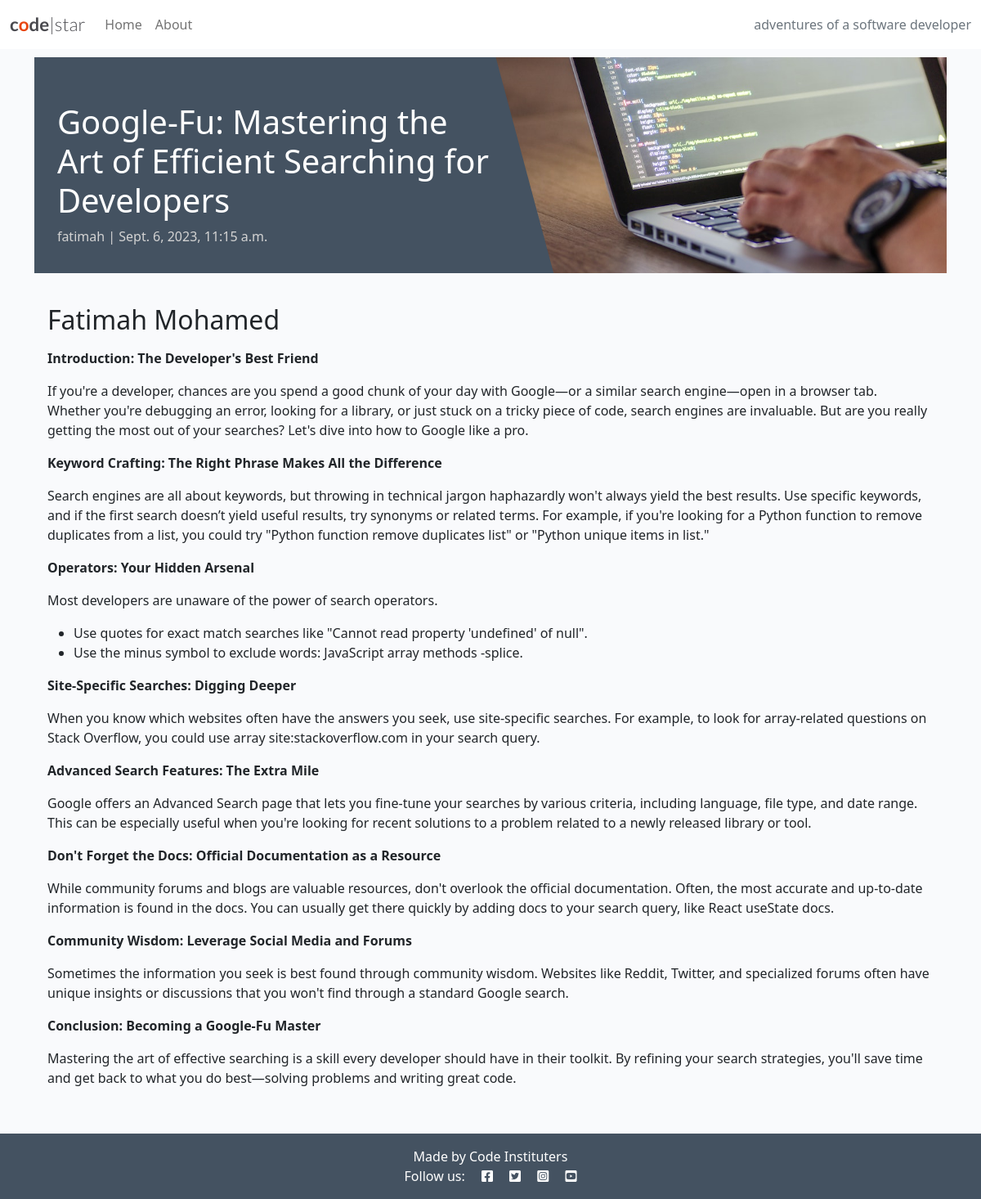
Screenshot of /google-fu-mastering-the-art-of-efficient-searching-for-developers/ with the database file from the repository.
### blog/models.py (models this page shows, shortened)
class Post(models.Model):
    title = models.CharField(max_length=200, unique=True)
    slug = models.SlugField(max_length=200, unique=True)
    author = models.ForeignKey(
        User, on_delete=models.CASCADE, related_name="blog_posts"
    )
    content = models.TextField()
    created_on = models.DateTimeField(auto_now_add=True)
    status = models.IntegerField(choices=STATUS, default=0)
    excerpt = models.TextField(blank=True)
    updated_on = models.DateTimeField(auto_now=True)
    class Meta:
        ordering = ["-created_on"]

### blog/views.py (the view)
# urls.py: path('<slug:slug>/', views.post_detail, name='post_detail'),
def post_detail(request, slug):
    queryset = Post.objects.filter(status=1)
    post = get_object_or_404(queryset, slug=slug)
    return render(
        request,
        "blog/post_detail.html",
        {"post": post, "coder": "Fatimah Mohamed"},
    )

### blog/templates/blog/post_detail.html
{% extends 'base.html' %} {% block content %}
{% load static %}
<div class="masthead">
    <div class="container">
        <div class="row g-0">
            <div class="col-md-6 masthead-text">
                <h1 class="post-title">{{ post.title }}</h1>
                <p class="post-subtitle">{{ post.author }} | {{ post.created_on }}</p>
            </div>
            <div class="d-none d-md-block col-md-6 masthead-image">
                <img src="{% static 'images/default.jpg' %}" class="scale" alt="placeholder">
            </div>
        </div>
    </div>
</div>
<div class="container">
    <div class="row">
        <div class="col card mb-4  mt-3 left  top">
            <div class="card-body">
                <h2>{{ coder }}</h2>
                <p class="card-text">
                    {{ post.content | safe }}
                </p>
            </div>
        </div>
    </div>
</div>
{% endblock content %}

### static/css/style.css (style rules this page uses)
body { background-color: #F9FAFC; }
.main-bg { background-color: #F9FAFC; }
.card { border: none; background-color: transparent; }
.scale { width: 100%; height: auto; }
.masthead { margin-top: 10px; overflow: hidden; position: relative; display: inline-block; height: 33vh; width: 100%; }
.masthead-text { background-color: #445261; color: white; position: relative; }
.masthead-image { position: relative; overflow: hidden; }
.masthead-image:after { content: ""; position: absolute; top: 0; right: 90%; height: 100%; width: 150%; background: #445261; -webkit-transform: skew(15deg); -moz-transform: skew(15deg); transform: skew(15deg); z-index: 100; }
.post-title { margin-top: 10%; margin-left: 5%; }
.post-subtitle { margin-left: 5%; color: lightgray; }

### rows the page displays
Post: title "Google-Fu: Mastering the Art of Efficient Searching for Developers", author "fatimah", created_on "Sept. 6, 2023, 11:15 a.m.", content "Introduction: The Developer's Best Friend If you're a developer, chances are you spend a good chunk of your day with Google—or a similar search engine—open in a browser tab. Whether you're debugging an error, looking for a library, or just stuck on a tricky piece of code, search engines are invaluable. But are you really getting the most out of your searches? Let's dive into how to Google like a pro. Keyword Crafting: The Right Phrase Makes All the Difference Search engines are all about keywords, but throwing in technical jargon haphazardly won't always yield the best results. Use specific keywords, and if the first search doesn’t yield useful results, try synonyms or related terms. For…"

### other values shown
{{ coder }} "Fatimah Mohamed"
